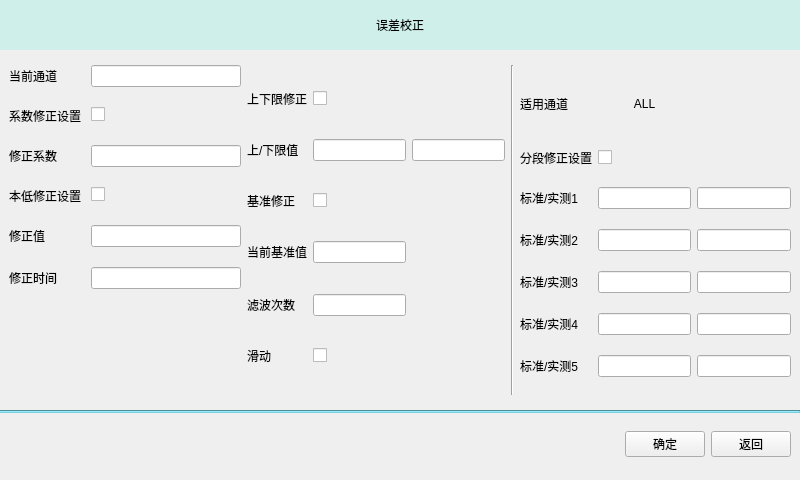
<?xml version="1.0" encoding="UTF-8"?>
<ui version="4.0">
 <class>FormCalibration</class>
 <widget class="QWidget" name="FormCalibration">
  <property name="geometry">
   <rect>
    <x>0</x>
    <y>0</y>
    <width>800</width>
    <height>480</height>
   </rect>
  </property>
  <property name="windowTitle">
   <string>Form</string>
  </property>
  <layout class="QVBoxLayout" name="verticalLayout">
   <property name="leftMargin">
    <number>0</number>
   </property>
   <property name="topMargin">
    <number>0</number>
   </property>
   <property name="rightMargin">
    <number>0</number>
   </property>
   <item>
    <widget class="QWidget" name="widget" native="true">
     <property name="maximumSize">
      <size>
       <width>16777215</width>
       <height>50</height>
      </size>
     </property>
     <layout class="QHBoxLayout" name="horizontalLayout_2">
      <property name="spacing">
       <number>0</number>
      </property>
      <property name="leftMargin">
       <number>0</number>
      </property>
      <property name="topMargin">
       <number>0</number>
      </property>
      <property name="rightMargin">
       <number>0</number>
      </property>
      <property name="bottomMargin">
       <number>0</number>
      </property>
      <item>
       <widget class="QLabel" name="label">
        <property name="styleSheet">
         <string notr="true">background-color: rgb(207, 239, 234);</string>
        </property>
        <property name="text">
         <string>误差校正</string>
        </property>
        <property name="alignment">
         <set>Qt::AlignCenter</set>
        </property>
       </widget>
      </item>
     </layout>
    </widget>
   </item>
   <item>
    <widget class="QWidget" name="widget_2" native="true">
     <layout class="QHBoxLayout" name="horizontalLayout_3">
      <item>
       <layout class="QFormLayout" name="formLayout">
        <property name="horizontalSpacing">
         <number>10</number>
        </property>
        <property name="verticalSpacing">
         <number>20</number>
        </property>
        <item row="0" column="0">
         <widget class="QLabel" name="label_2">
          <property name="text">
           <string>当前通道</string>
          </property>
         </widget>
        </item>
        <item row="0" column="1">
         <widget class="QLineEdit" name="lineEdit">
          <property name="minimumSize">
           <size>
            <width>150</width>
            <height>0</height>
           </size>
          </property>
         </widget>
        </item>
        <item row="1" column="0">
         <widget class="QLabel" name="label_4">
          <property name="text">
           <string>系数修正设置</string>
          </property>
         </widget>
        </item>
        <item row="1" column="1">
         <widget class="QCheckBox" name="checkBox">
          <property name="text">
           <string/>
          </property>
         </widget>
        </item>
        <item row="2" column="0">
         <widget class="QLabel" name="label_3">
          <property name="text">
           <string>修正系数</string>
          </property>
         </widget>
        </item>
        <item row="2" column="1">
         <widget class="QLineEdit" name="lineEdit_2"/>
        </item>
        <item row="3" column="0">
         <widget class="QLabel" name="label_5">
          <property name="text">
           <string>本低修正设置</string>
          </property>
         </widget>
        </item>
        <item row="3" column="1">
         <widget class="QCheckBox" name="checkBox_2">
          <property name="text">
           <string/>
          </property>
         </widget>
        </item>
        <item row="4" column="0">
         <widget class="QLabel" name="label_6">
          <property name="text">
           <string>修正值</string>
          </property>
         </widget>
        </item>
        <item row="4" column="1">
         <widget class="QLineEdit" name="lineEdit_3"/>
        </item>
        <item row="5" column="0">
         <widget class="QLabel" name="label_7">
          <property name="text">
           <string>修正时间</string>
          </property>
         </widget>
        </item>
        <item row="5" column="1">
         <widget class="QLineEdit" name="lineEdit_4"/>
        </item>
       </layout>
      </item>
      <item>
       <layout class="QGridLayout" name="gridLayout">
        <item row="0" column="0">
         <widget class="QLabel" name="label_8">
          <property name="text">
           <string>上下限修正</string>
          </property>
         </widget>
        </item>
        <item row="0" column="1">
         <widget class="QCheckBox" name="checkBox_3">
          <property name="text">
           <string/>
          </property>
         </widget>
        </item>
        <item row="1" column="0">
         <widget class="QLabel" name="label_9">
          <property name="text">
           <string>上/下限值</string>
          </property>
         </widget>
        </item>
        <item row="1" column="1">
         <widget class="QLineEdit" name="lineEdit_5"/>
        </item>
        <item row="1" column="2">
         <widget class="QLineEdit" name="lineEdit_6"/>
        </item>
        <item row="2" column="0">
         <widget class="QLabel" name="label_10">
          <property name="text">
           <string>基准修正</string>
          </property>
         </widget>
        </item>
        <item row="2" column="1">
         <widget class="QCheckBox" name="checkBox_4">
          <property name="text">
           <string/>
          </property>
         </widget>
        </item>
        <item row="3" column="0">
         <widget class="QLabel" name="label_11">
          <property name="text">
           <string>当前基准值</string>
          </property>
         </widget>
        </item>
        <item row="3" column="1">
         <widget class="QLineEdit" name="lineEdit_7"/>
        </item>
        <item row="4" column="0">
         <widget class="QLabel" name="label_12">
          <property name="text">
           <string>滤波次数</string>
          </property>
         </widget>
        </item>
        <item row="4" column="1">
         <widget class="QLineEdit" name="lineEdit_8"/>
        </item>
        <item row="5" column="0">
         <widget class="QLabel" name="label_13">
          <property name="text">
           <string>滑动</string>
          </property>
         </widget>
        </item>
        <item row="5" column="1" colspan="2">
         <widget class="QCheckBox" name="checkBox_5">
          <property name="text">
           <string/>
          </property>
         </widget>
        </item>
       </layout>
      </item>
      <item>
       <widget class="Line" name="line_2">
        <property name="orientation">
         <enum>Qt::Vertical</enum>
        </property>
       </widget>
      </item>
      <item>
       <layout class="QGridLayout" name="gridLayout_2">
        <item row="0" column="0">
         <widget class="QLabel" name="label_14">
          <property name="maximumSize">
           <size>
            <width>16777215</width>
            <height>50</height>
           </size>
          </property>
          <property name="text">
           <string>适用通道</string>
          </property>
         </widget>
        </item>
        <item row="0" column="1">
         <widget class="QLabel" name="label_15">
          <property name="text">
           <string>ALL</string>
          </property>
          <property name="alignment">
           <set>Qt::AlignCenter</set>
          </property>
         </widget>
        </item>
        <item row="1" column="0">
         <widget class="QLabel" name="label_16">
          <property name="text">
           <string>分段修正设置</string>
          </property>
         </widget>
        </item>
        <item row="1" column="1">
         <widget class="QCheckBox" name="checkBox_6">
          <property name="text">
           <string/>
          </property>
         </widget>
        </item>
        <item row="2" column="0">
         <widget class="QLabel" name="label_17">
          <property name="text">
           <string>标准/实测1</string>
          </property>
         </widget>
        </item>
        <item row="2" column="1">
         <widget class="QLineEdit" name="lineEdit_9"/>
        </item>
        <item row="2" column="2">
         <widget class="QLineEdit" name="lineEdit_10"/>
        </item>
        <item row="3" column="0">
         <widget class="QLabel" name="label_18">
          <property name="text">
           <string>标准/实测2</string>
          </property>
         </widget>
        </item>
        <item row="3" column="1">
         <widget class="QLineEdit" name="lineEdit_12"/>
        </item>
        <item row="3" column="2">
         <widget class="QLineEdit" name="lineEdit_11"/>
        </item>
        <item row="4" column="0">
         <widget class="QLabel" name="label_19">
          <property name="text">
           <string>标准/实测3</string>
          </property>
         </widget>
        </item>
        <item row="4" column="1">
         <widget class="QLineEdit" name="lineEdit_14"/>
        </item>
        <item row="4" column="2">
         <widget class="QLineEdit" name="lineEdit_13"/>
        </item>
        <item row="5" column="0">
         <widget class="QLabel" name="label_20">
          <property name="text">
           <string>标准/实测4</string>
          </property>
         </widget>
        </item>
        <item row="5" column="1">
         <widget class="QLineEdit" name="lineEdit_16"/>
        </item>
        <item row="5" column="2">
         <widget class="QLineEdit" name="lineEdit_15"/>
        </item>
        <item row="6" column="0">
         <widget class="QLabel" name="label_21">
          <property name="text">
           <string>标准/实测5</string>
          </property>
         </widget>
        </item>
        <item row="6" column="1">
         <widget class="QLineEdit" name="lineEdit_18"/>
        </item>
        <item row="6" column="2">
         <widget class="QLineEdit" name="lineEdit_17"/>
        </item>
       </layout>
      </item>
     </layout>
    </widget>
   </item>
   <item>
    <widget class="Line" name="line">
     <property name="styleSheet">
      <string notr="true">background-color: rgb(124, 207, 222);</string>
     </property>
     <property name="orientation">
      <enum>Qt::Horizontal</enum>
     </property>
    </widget>
   </item>
   <item>
    <widget class="QWidget" name="widget_3" native="true">
     <property name="maximumSize">
      <size>
       <width>16777215</width>
       <height>50</height>
      </size>
     </property>
     <layout class="QHBoxLayout" name="horizontalLayout">
      <item>
       <spacer name="horizontalSpacer">
        <property name="orientation">
         <enum>Qt::Horizontal</enum>
        </property>
        <property name="sizeHint" stdset="0">
         <size>
          <width>40</width>
          <height>20</height>
         </size>
        </property>
       </spacer>
      </item>
      <item>
       <widget class="QPushButton" name="pushButton">
        <property name="text">
         <string>确定</string>
        </property>
       </widget>
      </item>
      <item>
       <widget class="QPushButton" name="pushButton_2">
        <property name="text">
         <string>返回</string>
        </property>
       </widget>
      </item>
     </layout>
    </widget>
   </item>
  </layout>
 </widget>
 <resources/>
 <connections/>
</ui>
